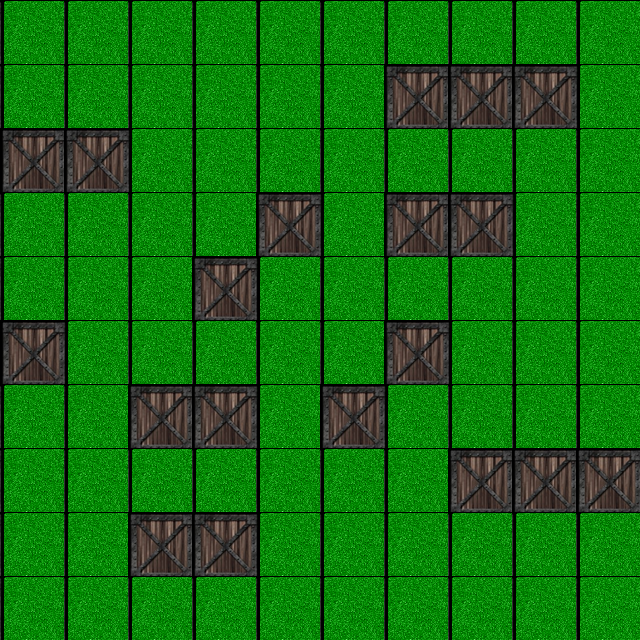

The image is a tile-based game level rendered from a .tmx file. Its description and source (layers, tilesets, objects; grid data summarised) follow:
An orthogonal 10x10 tile map with 64x64 px tiles, 2 tile layers (blocked, floor).

<map version="1.0" orientation="orthogonal" width="10" height="10" tilewidth="64" tileheight="64">
  <tileset firstgid="1" source="tmx/tileset1.tsx" /> 
  <tile id="0">
   <properties>
    <property name="blocked" value="true" />
   </properties>
   </tile>
    <tile id="1">
   <properties>
    <property name="blocked" value="false" />
   </properties>
   </tile>
 <layer name="blocked" width="10" height="10">
  <data>[100 cells, 19 non-empty, 1 distinct tile ids]</data>
 </layer>
 <layer name="floor" width="10" height="10">
  <data>[100 cells, 100 non-empty, 2 distinct tile ids]</data>
 </layer>
</map>